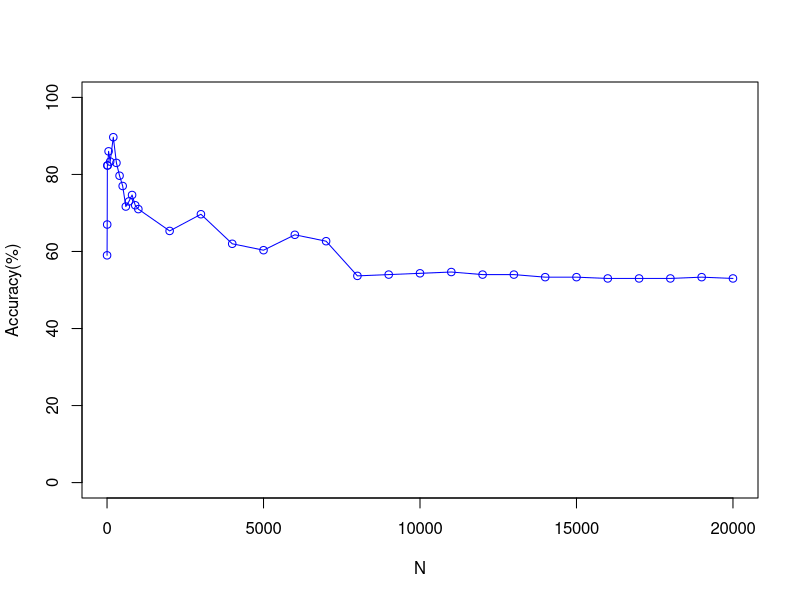

Generate this figure with R:
# Author : G Asish Kumar*/
# Description: Plot that shows the comparison of Accuracy vs No of Top features Selected for 
# 			   Pearson having K=1 and With Normalisation of the features 

 x <- c(1, 5, 10, 20, 50, 100, 200, 300, 400, 500, 600, 700, 800, 900, 1000, 2000, 3000, 4000, 5000, 6000, 7000, 8000, 9000, 10000, 11000, 12000, 13000, 14000, 15000, 16000, 17000, 18000, 19000, 20000)
 y <- c(59,
67,
82.33333333,
82.33333333,
86,
83.33333333,
89.66666667,
83,
79.66666667,
77,
71.66666667,
73,
74.66666667,
72,
71,
65.33333333,
69.66666667,
62,
60.33333333,
64.33333333,
62.66666667,
53.66666667,
54,
54.33333333,
54.66666667,
54,
54,
53.33333333,
53.33333333,
53,
53,
53,
53.33333333,
53)
 plot(x, y, type='o', pch=1, col="blue", xlab="N", ylab="Accuracy(%)", ylim=c(0, 100), xlim=c(0,20000))
